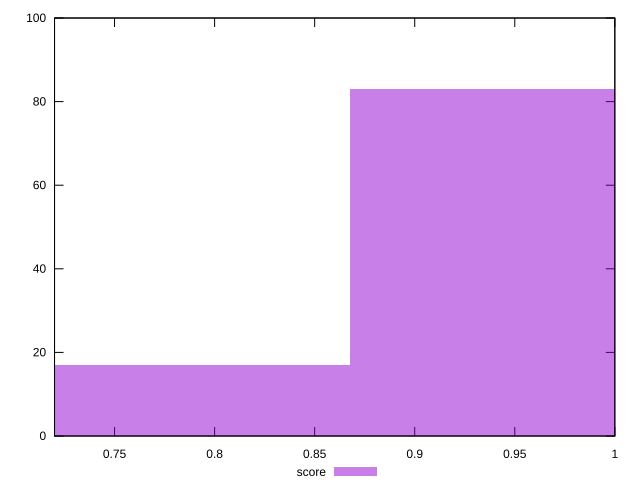

Here is the gnuplot script that generated this plot:
reset

$score <<EOF
0.7889029894769051 17
0.9466835873722861 83
EOF

set key outside below
set boxwidth 0.15778059789538101
set xrange [0.72:1]
set yrange [0:100]
set trange [0:100]
set style fill transparent solid 0.5 noborder
set terminal svg size 640, 490 enhanced background rgb 'white'
set output "report_00019_2021-02-10T18-14-37.922Z//uses-rel-preconnect/samples/pages+cached+noadtech/score/histogram.svg"

plot $score title "score" with boxes

reset
